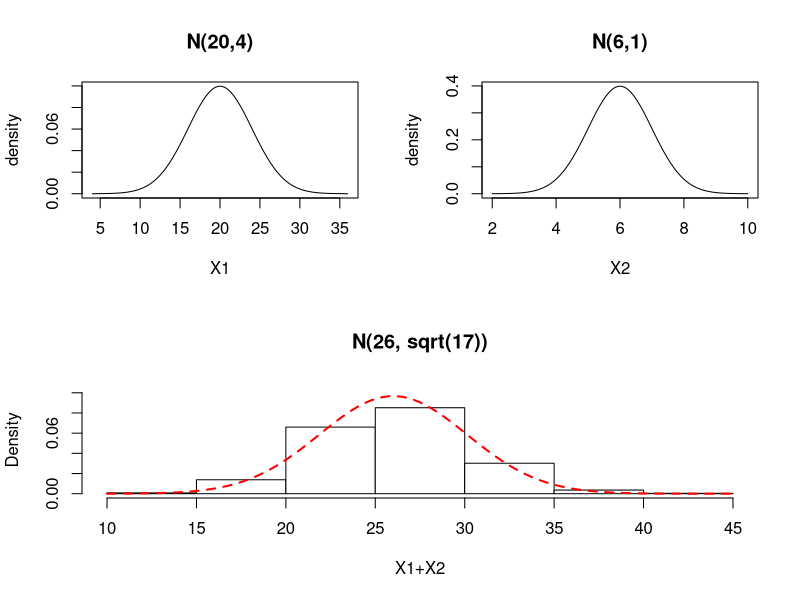

Reproduce this figure in R.
#############################################################
# Note: the code before the example is provided to
# illustrate the theorem:
#   If X1 ~ N(mu1, sigma1) and X2 ~ N(mu2, sigma2), then
#     X1+X2 ~ N(mu1+mu2,   sqrt(sigma1**2 + sigma2**2))
# You do not need to worry about understanding the code,
# but you do need to understand the thereom
#############################################################

####################################################
# histogram with normal distribution
####################################################
hist.norm <- function(X, mu, sigma, ...) { 
  h <- hist(X, plot = FALSE)
  col <- rep("white", length(h$breaks))
  ylim <- NULL
  m <- max( max(h$density), dnorm(mu, mean = mu, sd = sigma))
  m <- m +0.1*m  
  ylim <- c(0,m)
  
  hist(X, prob = TRUE, ylim = ylim, col = col, ...)
  
  curve(dnorm(x, mean = mu, sd = sigma), col = "red", lty = 2, lwd = 2, 
        add = TRUE)
}

####################################################
# normal density - graphs normal density with 
# x range of (mu -r*sigma) to (mu + r* sigma)
####################################################
norm.density <- function(mu, sigma, r=4, main = NULL, ylab = "density", ...) {
  x <- seq(mu-r*sigma, mu+r*sigma, length.out = 100)
  if (is.null(main)) main <- paste("N(", mu, ",", sigma, ")", sep = "")
  plot(x, dnorm(x, mean = mu, sd = sigma), type = "l",
       ylab = ylab, main = main, ...)  
}

add.norm <- function(mu1,sigma1, mu2,sigma2) {
  x1 <- rnorm(1, mean = mu1, sd = sigma1)
  x2 <- rnorm(1, mean = mu2, sd = sigma2)
  x1+x2
}
  
#############################################################
# We will visualize the distribution of X1 + X2 where
# X1 ~ N(20,4) and X2 ~ N(6,1)
# Theorem:
#   If X1 ~ N(mu1, sigma1) and X2 ~ N(mu2, sigma2), then
#   X1+X2 ~ N(mu1+mu2,   sqrt(sigma1**2 + sigma2**2))
#############################################################

mu1 <- 20
sigma1 <- 4

mu2 <- 6
sigma2 <- 1

x <- replicate(1000, add.norm(mu1,sigma1,mu2,sigma2))

mu12 <- mu1+mu2
sigma12 <- sqrt(sigma1**2+sigma2**2)

split.screen(c(2,1))           # splits screen into 2 rows
split.screen(c(1,2))           # splits 1st row into 2 columns
screen(3)                      # select top left
norm.density(mu1, sigma1, xlab = "X1")
screen(4)                      # select top right
norm.density(mu2, sigma2, xlab = "X2")
screen(2)                      # select bottom 
hist.norm(x, mu = mu12, sigma = sigma12,
          main = "N(26, sqrt(17))", xlab = "X1+X2")
close.screen(all=TRUE)


##################################################################
# Example: In a survey of 2600 individuals, 110 out of 1120 males 
# were red-green color-blind and 10 out of 1480 females were
# red-green colorblind. Is there a signifcant relationship 
# (at p < 0.05) between sex and red-green color-blindness?
# Answer this question by carrying out the steps below.
##################################################################

#1. State the null and alternative hypotheses

#2. Find the test statistic

#3. Find the p-value

#4. State the conclusion


